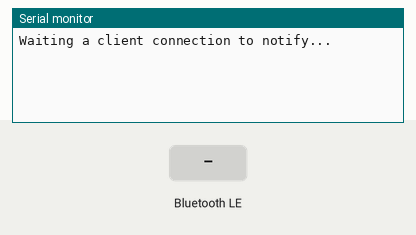
Simulated run of this sketch. Board: ESP32. On the bench: the last lines printed to the serial monitor. Inputs (shaded band) come from the test bench. Nothing arrives over Bluetooth unless stated; a phone connects over Bluetooth LE 3 s after start.

Above: at 1.2 s.
1.3 s: Bluetooth LE write "1" received
At 1.8 s:
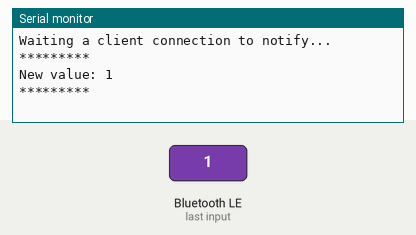
2.8 s: Bluetooth LE write "0" received
At 4.0 s:
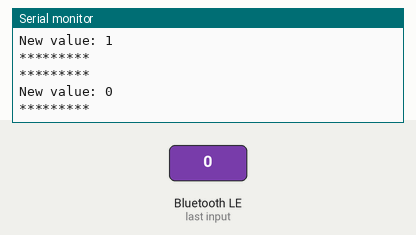
4.3 s: Bluetooth LE write "2" received
At 5.3 s:
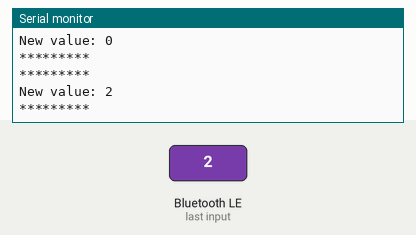

The sketch:

BLE_notify.ino
```cpp
/*
    Video: https://www.youtube.com/watch?v=oCMOYS71NIU
    Based on Neil Kolban example for IDF: https://github.com/nkolban/esp32-snippets/blob/master/cpp_utils/tests/BLE%20Tests/SampleNotify.cpp
    Ported to Arduino ESP32 by Evandro Copercini
    updated by chegewara

   Create a BLE server that, once we receive a connection, will send periodic notifications.
   The service advertises itself as: 4fafc201-1fb5-459e-8fcc-c5c9c331914b
   And has a characteristic of: beb5483e-36e1-4688-b7f5-ea07361b26a8

   The design of creating the BLE server is:
   1. Create a BLE Server
   2. Create a BLE Service
   3. Create a BLE Characteristic on the Service
   4. Create a BLE Descriptor on the characteristic
   5. Start the service.
   6. Start advertising.

   A connect hander associated with the server starts a background task that performs notification
   every couple of seconds.
*/
#include <BLEDevice.h>
#include <BLEServer.h>
#include <BLEUtils.h>
#include <BLE2902.h>

BLEServer* pServer = NULL;
BLECharacteristic* pCharacteristic = NULL;
bool deviceConnected = false;
bool oldDeviceConnected = false;
uint32_t value = 0;

// See the following for generating UUIDs:
// https://www.uuidgenerator.net/

#define SERVICE_UUID        "4fafc201-1fb5-459e-8fcc-c5c9c331914b"
#define CHARACTERISTIC_UUID "beb5483e-36e1-4688-b7f5-ea07361b26a8"

// RJH cribbed from BLE_Write.ino - adding write functionality to this characteristic
class MyCallbacks: public BLECharacteristicCallbacks {
    void onWrite(BLECharacteristic *pCharacteristic) {
      std::string value = pCharacteristic->getValue();

      if (value.length() > 0) {
        Serial.println("*********");
        Serial.print("New value: ");
        for (int i = 0; i < value.length(); i++)
          Serial.print(value[i]);

        Serial.println();
        Serial.println("*********");
      }
    }
};

class MyServerCallbacks: public BLEServerCallbacks {
    void onConnect(BLEServer* pServer) {
      deviceConnected = true;
    };

    void onDisconnect(BLEServer* pServer) {
      deviceConnected = false;
    }
};


void setup() {
  Serial.begin(115200);

  // Create the BLE Device
  BLEDevice::init("GCHQ spycatcher");

  // Create the BLE Server
  pServer = BLEDevice::createServer();
  pServer->setCallbacks(new MyServerCallbacks());

  // Create the BLE Service
  BLEService *pService = pServer->createService(SERVICE_UUID);

  // Create a BLE Characteristic
  pCharacteristic = pService->createCharacteristic(
                      CHARACTERISTIC_UUID,
                      BLECharacteristic::PROPERTY_READ   |
                      BLECharacteristic::PROPERTY_WRITE  |
                      BLECharacteristic::PROPERTY_NOTIFY |
                      BLECharacteristic::PROPERTY_INDICATE
                    );

  // https://www.bluetooth.com/specifications/gatt/viewer?attributeXmlFile=org.bluetooth.descriptor.gatt.client_characteristic_configuration.xml
  // Create a BLE Descriptor
  pCharacteristic->addDescriptor(new BLE2902()); // As in UUID 0x2902 - Notification CLient Characteristic Configuration
  pCharacteristic->setCallbacks (new MyCallbacks()); // RJH new for reading the value

  // Start the service
  pService->start();

  // Start advertising
  BLEAdvertising *pAdvertising = BLEDevice::getAdvertising();
  pAdvertising->addServiceUUID(SERVICE_UUID);
  pAdvertising->setScanResponse(false);
  pAdvertising->setMinPreferred(0x0);  // set value to 0x00 to not advertise this parameter
  BLEDevice::startAdvertising();
  Serial.println("Waiting a client connection to notify...");
}

void loop() {
    // notify changed value
    if (deviceConnected) {
        //pCharacteristic->setValue((uint8_t*)&value, 4);
        pCharacteristic->setValue("I am an onion");
        pCharacteristic->notify();
        value++;
        delay(300); // bluetooth stack will go into congestion, if too many packets are sent, in 6 hours test i was able to go as low as 3ms
    }
    // disconnecting
    if (!deviceConnected && oldDeviceConnected) {
        delay(500); // give the bluetooth stack the chance to get things ready
        pServer->startAdvertising(); // restart advertising
        Serial.println("start advertising");
        oldDeviceConnected = deviceConnected;
    }
    // connecting
    if (deviceConnected && !oldDeviceConnected) {
        // do stuff here on connecting
        oldDeviceConnected = deviceConnected;
    }
}
```

Measured:
- after the input at 1.3 s, the serial monitor: prints a new line after 0.05 s (image 1)
- after the input at 2.8 s, the serial monitor: prints a new line after 0.05 s (image 2)
- after the input at 4.3 s, the serial monitor: prints a new line after 0.05 s (image 3)
